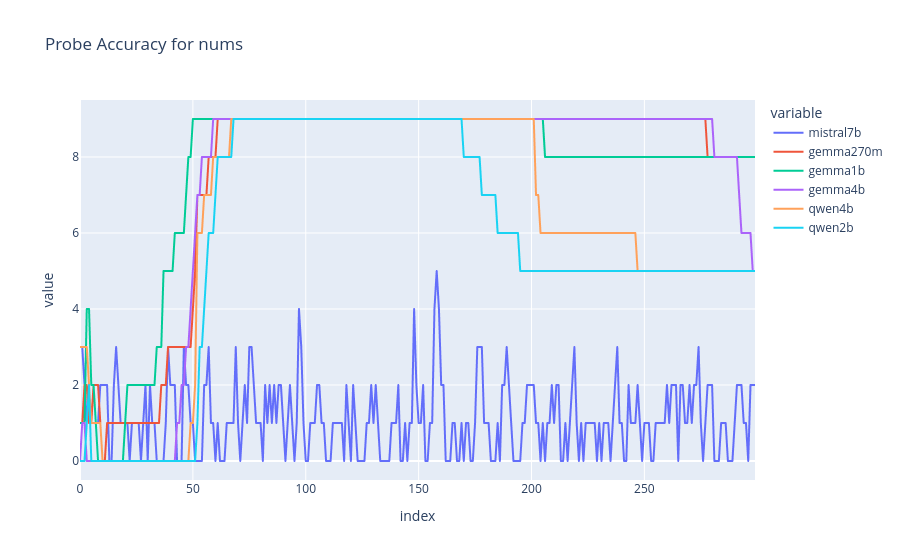

Write notebook code for a chart like this one.
### Code cell
import pandas as pd
for items_name in accs_history_sin_param.keys():
    accs = pd.DataFrame.from_dict({k: accs_history_sin_param[items_name][k] for k in accs_history_sin_param[items_name].keys() if not "shuffled" in k and not "sgn" in k}, orient="index").T.map(sum)
    plotly.express.line(
        accs,
        title=f"Probe Accuracy for {items_name}"
    ).show()
    print(f"Max accuracy for {items_name}")
    display(accs.max())

### Figure 1 — Plotly figure (JSON) as saved in the notebook; plotly's stock layout.template omitted (floating-point values rounded to 4 significant figures; data arrays with more than 128 entries replaced by an {"elided": "..."} marker saying what was removed)
{"data": [{"hovertemplate": "variable=mistral7b<br>index=%{x}<br>value=%{y}<extra></extra>", "legendgroup": "mistral7b", "line": {"color": "#636efa", "dash": "solid"}, "marker": {"symbol": "circle"}, "mode": "lines", "name": "mistral7b", "showlegend": true, "type": "scattergl", "x": {"elided": "300 int values"}, "xaxis": "x", "y": {"elided": "300 int values"}, "yaxis": "y"}, {"hovertemplate": "variable=gemma270m<br>index=%{x}<br>value=%{y}<extra></extra>", "legendgroup": "gemma270m", "line": {"color": "#EF553B", "dash": "solid"}, "marker": {"symbol": "circle"}, "mode": "lines", "name": "gemma270m", "showlegend": true, "type": "scattergl", "x": {"elided": "300 int values"}, "xaxis": "x", "y": {"elided": "300 int values"}, "yaxis": "y"}, {"hovertemplate": "variable=gemma1b<br>index=%{x}<br>value=%{y}<extra></extra>", "legendgroup": "gemma1b", "line": {"color": "#00cc96", "dash": "solid"}, "marker": {"symbol": "circle"}, "mode": "lines", "name": "gemma1b", "showlegend": true, "type": "scattergl", "x": {"elided": "300 int values"}, "xaxis": "x", "y": {"elided": "300 int values"}, "yaxis": "y"}, {"hovertemplate": "variable=gemma4b<br>index=%{x}<br>value=%{y}<extra></extra>", "legendgroup": "gemma4b", "line": {"color": "#ab63fa", "dash": "solid"}, "marker": {"symbol": "circle"}, "mode": "lines", "name": "gemma4b", "showlegend": true, "type": "scattergl", "x": {"elided": "300 int values"}, "xaxis": "x", "y": {"elided": "300 int values"}, "yaxis": "y"}, {"hovertemplate": "variable=qwen4b<br>index=%{x}<br>value=%{y}<extra></extra>", "legendgroup": "qwen4b", "line": {"color": "#FFA15A", "dash": "solid"}, "marker": {"symbol": "circle"}, "mode": "lines", "name": "qwen4b", "showlegend": true, "type": "scattergl", "x": {"elided": "300 int values"}, "xaxis": "x", "y": {"elided": "300 int values"}, "yaxis": "y"}, {"hovertemplate": "variable=qwen2b<br>index=%{x}<br>value=%{y}<extra></extra>", "legendgroup": "qwen2b", "line": {"color": "#19d3f3", "dash": "solid"}, "marker": {"symbol": "circle"}, "mode": "lines", "name": "qwen2b", "showlegend": true, "type": "scattergl", "x": {"elided": "300 int values"}, "xaxis": "x", "y": {"elided": "300 int values"}, "yaxis": "y"}], "layout": {"legend": {"title": {"text": "variable"}, "tracegroupgap": 0}, "title": {"text": "Probe Accuracy for nums"}, "xaxis": {"anchor": "y", "domain": [0, 1], "title": {"text": "index"}}, "yaxis": {"anchor": "x", "domain": [0, 1], "title": {"text": "value"}}}}
